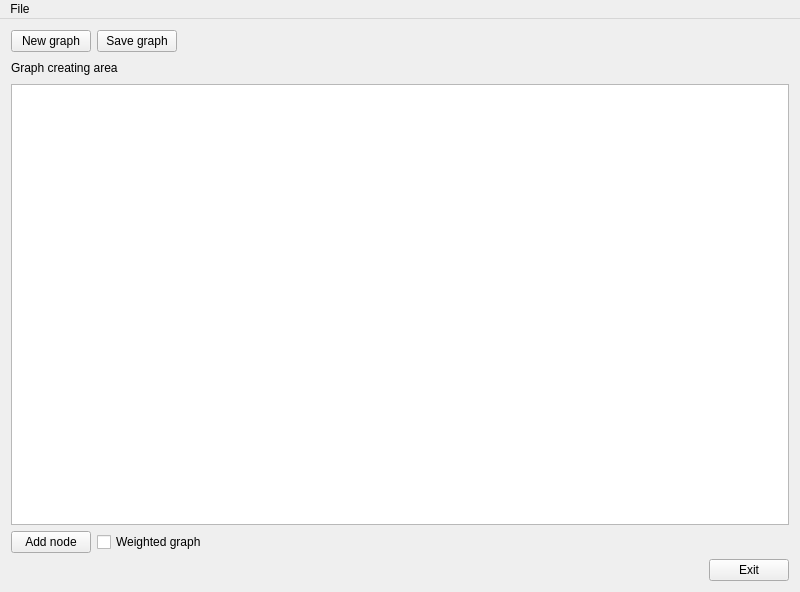
<?xml version="1.0" encoding="UTF-8"?>
<ui version="4.0">
 <class>MainMenu</class>
 <widget class="QMainWindow" name="MainMenu">
  <property name="geometry">
   <rect>
    <x>0</x>
    <y>0</y>
    <width>800</width>
    <height>592</height>
   </rect>
  </property>
  <property name="sizePolicy">
   <sizepolicy hsizetype="Fixed" vsizetype="Fixed">
    <horstretch>0</horstretch>
    <verstretch>0</verstretch>
   </sizepolicy>
  </property>
  <property name="windowTitle">
   <string>GiA</string>
  </property>
  <widget class="QWidget" name="centralwidget">
   <property name="styleSheet">
    <string notr="true"/>
   </property>
   <property name="locale">
    <locale language="English" country="UnitedStates"/>
   </property>
   <layout class="QVBoxLayout" name="verticalLayout_3">
    <item>
     <layout class="QHBoxLayout" name="horizontalLayout">
      <item>
       <widget class="QPushButton" name="pb_new">
        <property name="enabled">
         <bool>true</bool>
        </property>
        <property name="styleSheet">
         <string notr="true"/>
        </property>
        <property name="text">
         <string>New graph</string>
        </property>
       </widget>
      </item>
      <item>
       <widget class="QPushButton" name="pb_save">
        <property name="text">
         <string>Save graph</string>
        </property>
       </widget>
      </item>
      <item>
       <spacer name="horizontalSpacer">
        <property name="orientation">
         <enum>Qt::Horizontal</enum>
        </property>
        <property name="sizeHint" stdset="0">
         <size>
          <width>40</width>
          <height>20</height>
         </size>
        </property>
       </spacer>
      </item>
     </layout>
    </item>
    <item>
     <layout class="QHBoxLayout" name="horizontalLayout_7">
      <item>
       <layout class="QVBoxLayout" name="verticalLayout_2">
        <item>
         <layout class="QHBoxLayout" name="horizontalLayout_4">
          <item>
           <widget class="QLabel" name="label_2">
            <property name="styleSheet">
             <string notr="true"/>
            </property>
            <property name="text">
             <string>Graph creating area</string>
            </property>
           </widget>
          </item>
          <item>
           <spacer name="horizontalSpacer_4">
            <property name="orientation">
             <enum>Qt::Horizontal</enum>
            </property>
            <property name="sizeHint" stdset="0">
             <size>
              <width>40</width>
              <height>20</height>
             </size>
            </property>
           </spacer>
          </item>
         </layout>
        </item>
        <item>
         <widget class="QGraphicsView" name="gv_graph">
          <property name="minimumSize">
           <size>
            <width>300</width>
            <height>300</height>
           </size>
          </property>
          <property name="styleSheet">
           <string notr="true"/>
          </property>
         </widget>
        </item>
       </layout>
      </item>
     </layout>
    </item>
    <item>
     <layout class="QHBoxLayout" name="horizontalLayout_6">
      <item>
       <widget class="QPushButton" name="pb_addNode">
        <property name="styleSheet">
         <string notr="true"/>
        </property>
        <property name="text">
         <string>Add node</string>
        </property>
       </widget>
      </item>
      <item>
       <widget class="QCheckBox" name="cb_weighted">
        <property name="styleSheet">
         <string notr="true"/>
        </property>
        <property name="text">
         <string>Weighted graph</string>
        </property>
       </widget>
      </item>
      <item>
       <spacer name="horizontalSpacer_2">
        <property name="orientation">
         <enum>Qt::Horizontal</enum>
        </property>
        <property name="sizeHint" stdset="0">
         <size>
          <width>40</width>
          <height>20</height>
         </size>
        </property>
       </spacer>
      </item>
     </layout>
    </item>
    <item>
     <layout class="QHBoxLayout" name="horizontalLayout_5">
      <item>
       <spacer name="horizontalSpacer_5">
        <property name="orientation">
         <enum>Qt::Horizontal</enum>
        </property>
        <property name="sizeHint" stdset="0">
         <size>
          <width>40</width>
          <height>20</height>
         </size>
        </property>
       </spacer>
      </item>
      <item>
       <widget class="QPushButton" name="pb_exit">
        <property name="styleSheet">
         <string notr="true"/>
        </property>
        <property name="text">
         <string>Exit</string>
        </property>
       </widget>
      </item>
     </layout>
    </item>
   </layout>
  </widget>
  <widget class="QMenuBar" name="menuBar">
   <property name="geometry">
    <rect>
     <x>0</x>
     <y>0</y>
     <width>800</width>
     <height>21</height>
    </rect>
   </property>
   <widget class="QMenu" name="menuFile">
    <property name="title">
     <string>File</string>
    </property>
    <addaction name="aNewGraph"/>
    <addaction name="aSaveGraph"/>
    <addaction name="separator"/>
    <addaction name="aExportImage"/>
    <addaction name="separator"/>
    <addaction name="aExit"/>
   </widget>
   <addaction name="menuFile"/>
  </widget>
  <action name="aNewGraph">
   <property name="text">
    <string>New graph</string>
   </property>
   <property name="toolTip">
    <string>Create a new graph</string>
   </property>
   <property name="shortcut">
    <string>Ctrl+N</string>
   </property>
  </action>
  <action name="aSaveGraph">
   <property name="text">
    <string>Save graph...</string>
   </property>
   <property name="toolTip">
    <string>Save your created graph to a file for later use</string>
   </property>
   <property name="shortcut">
    <string>Ctrl+S</string>
   </property>
  </action>
  <action name="aExit">
   <property name="text">
    <string>Exit</string>
   </property>
  </action>
  <action name="aExportImage">
   <property name="text">
    <string>Export image...</string>
   </property>
   <property name="toolTip">
    <string>Export your created graph to an image</string>
   </property>
  </action>
 </widget>
 <layoutdefault spacing="6" margin="11"/>
 <resources/>
 <connections>
  <connection>
   <sender>pb_exit</sender>
   <signal>clicked()</signal>
   <receiver>MainMenu</receiver>
   <slot>close()</slot>
   <hints>
    <hint type="sourcelabel">
     <x>789</x>
     <y>581</y>
    </hint>
    <hint type="destinationlabel">
     <x>741</x>
     <y>70</y>
    </hint>
   </hints>
  </connection>
 </connections>
</ui>
